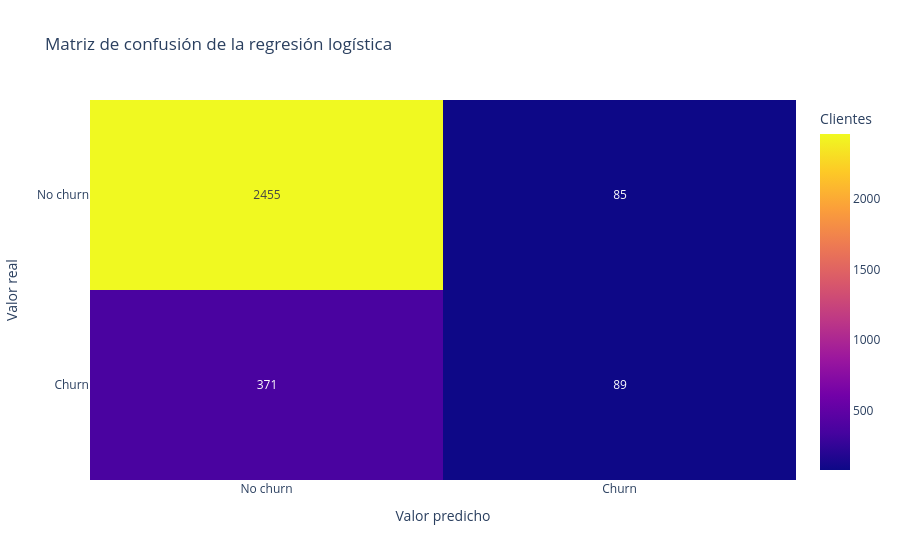

Notebook cell for this chart:
### Markdown cell above
### 21.8 Matriz de confusión

La matriz de confusión descompone los aciertos y errores según el valor real y el
valor predicho. Esto permite observar cuántos clientes churn fueron detectados y
cuántos quedaron omitidos.

### Code cell
cm_logistic = confusion_matrix(
    y_test,
    y_test_pred_logistic,
    labels=[0, 1]
)

tn, fp, fn, tp = cm_logistic.ravel()

tabla_matriz_confusion = pd.DataFrame(
    cm_logistic,
    index=pd.Index(
        [
            "No churn",
            "Churn"
        ],
        name="Valor real"
    ),
    columns=pd.Index(
        [
            "No churn",
            "Churn"
        ],
        name="Valor predicho"
    )
)

total_real_churn = int(
    fn + tp
)

porcentaje_churn_detectado = (
    tp
    / total_real_churn
    * 100
)

porcentaje_churn_omitido = (
    fn
    / total_real_churn
    * 100
)

resumen_matriz_confusion = pd.DataFrame({
    "resultado": [
        "No churn correctamente clasificados",
        "No churn clasificados como churn",
        "Churn omitidos",
        "Churn correctamente detectados",
        "Total real de churn",
        "Porcentaje de churn detectado",
        "Porcentaje de churn omitido"
    ],
    "valor": [
        int(tn),
        int(fp),
        int(fn),
        int(tp),
        total_real_churn,
        porcentaje_churn_detectado,
        porcentaje_churn_omitido
    ],
    "unidad": [
        "clientes",
        "clientes",
        "clientes",
        "clientes",
        "clientes",
        "%",
        "%"
    ]
})

display(tabla_matriz_confusion)
display(resumen_matriz_confusion)

fig_matriz_confusion = px.imshow(
    tabla_matriz_confusion,
    text_auto=True,
    aspect="auto",
    labels={
        "x": "Valor predicho",
        "y": "Valor real",
        "color": "Clientes"
    },
    title="Matriz de confusión de la regresión logística"
)

fig_matriz_confusion.show()

print(
    "Clientes churn detectados:",
    f"{int(tp)} de {total_real_churn} "
    f"({porcentaje_churn_detectado:.2f} %)"
)

print(
    "Clientes churn omitidos:",
    f"{int(fn)} de {total_real_churn} "
    f"({porcentaje_churn_omitido:.2f} %)"
)

if fn > tp:
    print(
        "La accuracy global oculta que el modelo omite "
        "más clientes churn de los que detecta."
    )
else:
    print(
        "El modelo detecta al menos tantos clientes churn "
        "como los que omite; el resultado debe revisarse "
        "junto con la accuracy y el baseline."
    )

### Figure 1 — Plotly figure (JSON) as saved in the notebook; plotly's stock layout.template omitted (floating-point values rounded to 4 significant figures)
{"data": [{"coloraxis": "coloraxis", "hovertemplate": "Valor predicho: %{x}<br>Valor real: %{y}<br>Clientes: %{z}<extra></extra>", "name": "0", "texttemplate": "%{z}", "type": "heatmap", "x": ["No churn", "Churn"], "xaxis": "x", "y": ["No churn", "Churn"], "yaxis": "y", "z": [[2455, 85], [371, 89]]}], "layout": {"coloraxis": {"colorbar": {"title": {"text": "Clientes"}}, "colorscale": [[0.0, "#0d0887"], [0.1111, "#46039f"], [0.2222, "#7201a8"], [0.3333, "#9c179e"], [0.4444, "#bd3786"], [0.5556, "#d8576b"], [0.6667, "#ed7953"], [0.7778, "#fb9f3a"], [0.8889, "#fdca26"], [1.0, "#f0f921"]]}, "title": {"text": "Matriz de confusión de la regresión logística"}, "xaxis": {"anchor": "y", "domain": [0.0, 1.0], "title": {"text": "Valor predicho"}}, "yaxis": {"anchor": "x", "autorange": "reversed", "domain": [0.0, 1.0], "title": {"text": "Valor real"}}}}
